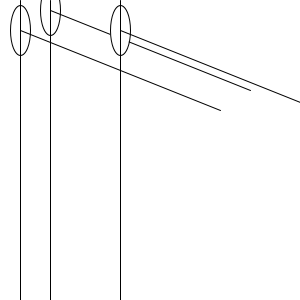
Frame 1 (no input)
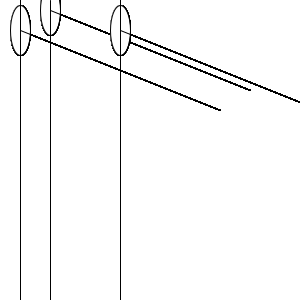
Frame 60 (the mouse pressed at the canvas centre just before this capture)
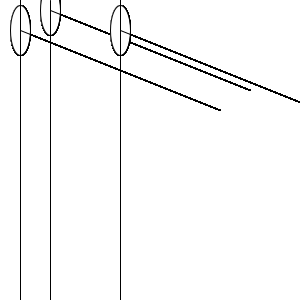
Frame 120 (the mouse held since frame 60 and released just before this capture)

The Processing sketch that drew these frames (run headless with seeded random() and noise(); from frame 60 on, the mouse is pressed at the canvas centre):

// Processing sketch: Exercise_21_2
// ── Exercise_21_2.pde
//Melissa Bradshaw 3378710
//This exericse is inclusive of 21.2

void setup() {
  background(255);
  size (300,300);
  smooth();
}

void draw(){
  myFunction(20,30);
  myFunction(50,10);
  myFunction(120,30);
}
void myFunction(int x, int y)
{ 
 
  ellipse(x, y, 20, 50);
  line(x, y, x+200, y+80);
  line(x,0,x,height);
  
}
